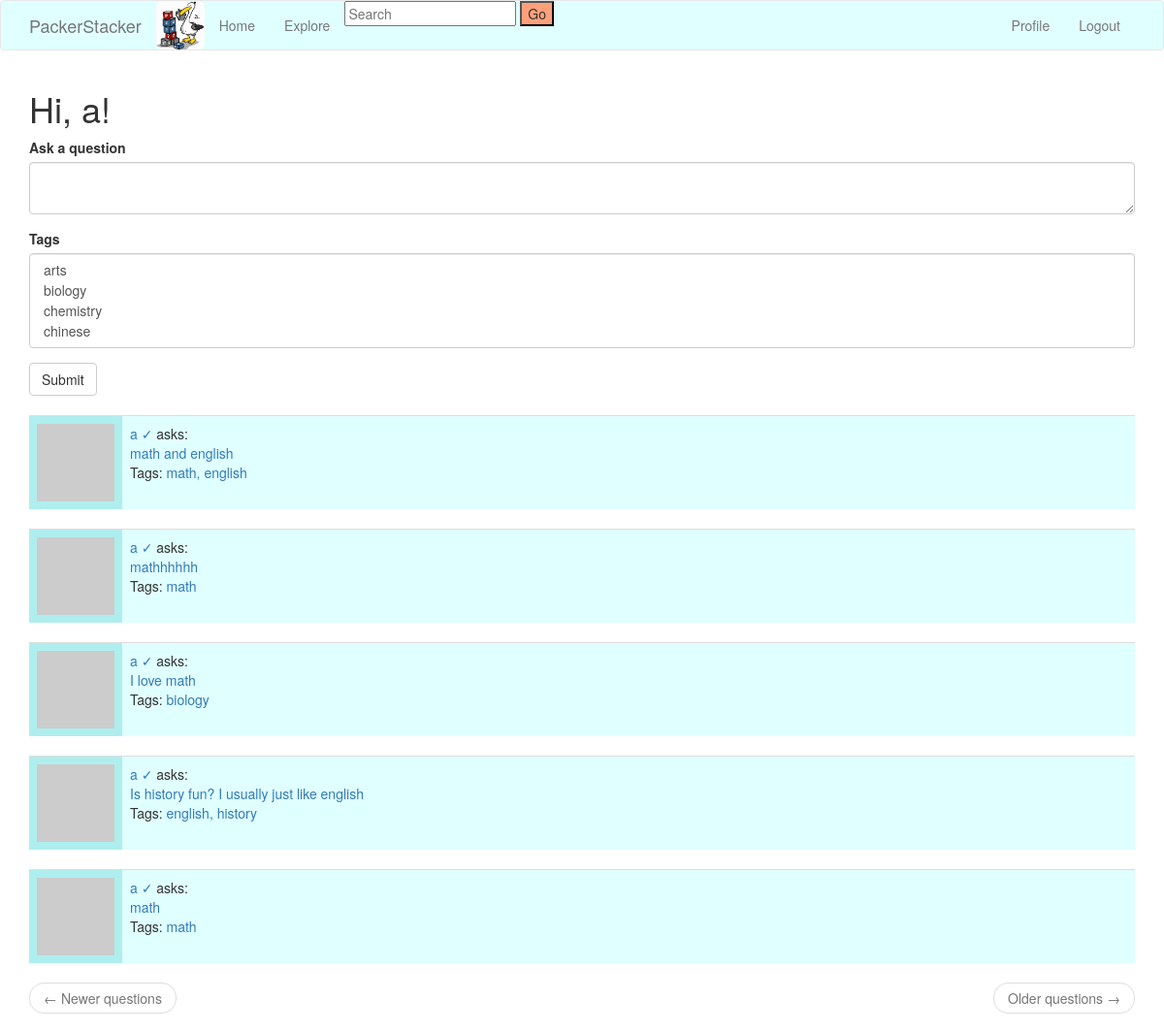
The app's page /index (signed in) with its own data.
### app/models.py (models this page shows, shortened)
class User(UserMixin, db.Model):
    id = db.Column(db.Integer, primary_key=True)
    username = db.Column(db.String(64), index=True, unique=True)
    email = db.Column(db.String(120), index=True, unique=True)
    password_hash = db.Column(db.String(128))
    questions = db.relationship('Question', backref='author', lazy='dynamic')
    replies = db.relationship('Reply', backref='author', lazy='dynamic')
    about_me = db.Column(db.String(140))
    last_seen = db.Column(db.DateTime, default=datetime.utcnow)
    type = db.Column(db.Boolean())
    def avatar(self, size):
        digest = md5(self.email.lower().encode('utf-8')).hexdigest()
        return 'https://www.gravatar.com/avatar/{}?d=identicon&s={}'.format(digest, size)
    followed = db.relationship(
        'User', secondary=followers,
        primaryjoin=(followers.c.follower_id == id),
        secondaryjoin=(followers.c.followed_id == id),
        backref=db.backref('followers', lazy='dynamic'), lazy='dynamic')
    def followed_questions(self):
        followed = Question.query.join(
            followers, (followers.c.followed_id == Question.user_id)).filter(
                followers.c.follower_id == self.id)
        own = Question.query.filter_by(user_id=self.id)
        return followed.union(own).order_by(Question.timestamp.desc())

class Question(db.Model):
    id = db.Column(db.Integer, primary_key=True)
    body = db.Column(db.String(1000))
    timestamp = db.Column(db.DateTime, index=True, default=datetime.utcnow)
    user_id = db.Column(db.Integer, db.ForeignKey('user.id'))
    replies = db.relationship('Reply', backref='op', lazy='dynamic')

class Tag(db.Model):
    id = db.Column(db.Integer, primary_key=True)
    name = db.Column(db.String(30), unique=True)
    questions = db.relationship('Question', secondary='question_tag', backref='tags')

### app/routes.py (the view, shortened to what this page needs)
@app.route('/', methods=['GET', 'POST'])
@app.route('/index', methods=['GET', 'POST'])
@login_required
def index():
    form = QuestionForm()
    page = request.args.get('page', 1, type=int)
    questions = current_user.followed_questions().paginate(
        page=page, per_page=app.config['QUESTIONS_PER_PAGE'], error_out=False)
    next_url = url_for('index', page=questions.next_num) \
        if questions.has_next else None
    prev_url = url_for('index', page=questions.prev_num) \
        if questions.has_prev else None
    return render_template('index.html', title='Home', form=form,
                           questions=questions.items, next_url=next_url,
                           prev_url=prev_url)

### app/forms.py
class QuestionForm(FlaskForm):
    question = TextAreaField('Ask a question', validators=[
        DataRequired(), Length(min=1, max=1000)])
    tag_names = Tag.query.order_by(Tag.name)
    names = []
    for tag in tag_names:
        names.append(tag.name)
    tags = SelectMultipleField(choices=names)
    submit = SubmitField('Submit')

### app/models.py (called while the page is built)
@login.user_loader
def load_user(id):
    return User.query.get(int(id))

### app/routes.py (called while the page is built)
@app.before_request
def before_request():
    if current_user.is_authenticated:
        current_user.last_seen = datetime.utcnow()
        db.session.commit()

### app/templates/index.html
{% extends "base.html" %}
{% import 'bootstrap/wtf.html' as wtf %}
{% block app_content %}
<div class="">
    <h1>Hi, {{ current_user.username }}!</h1>
    {% if form %}
    {{ wtf.quick_form(form) }}
    <br>
</div>
    {% endif %}
    {% for question in questions %}
        {% include '_question.html' %}
    {% endfor %}
    <nav aria-label="...">
        <ul class="pager">
            <li class="previous{% if not prev_url %} disabled{% endif %}">
                <a href="{{ prev_url or '#' }}">
                    <span aria-hidden="true">&larr;</span> Newer questions
                </a>
            </li>
            <li class="next{% if not next_url %} disabled{% endif %}">
                <a href="{{ next_url or '#' }}">
                    Older questions <span aria-hidden="true">&rarr;</span>
                </a>
            </li>
        </ul>
    </nav>
{% endblock %}

### app/templates/_question.html
<table class="table table-hover" style="background-color:PaleTurquoise">
      <tr>
          <td width="70px">
                  <img src="{{ question.author.avatar(70) }}" />
          </td>
          <td style="width:100%; background-color:lightCyan">
              <a href="{{ url_for('user', username=question.author.username) }}">
                  {{ question.author.username }} {%if question.author.type %} &#x2713 {%endif%}
              </a>
              asks:
              <br>
              <a style="text-decoration: none" href="{{ url_for('question_page', id=question.id) }}">
                {{ question.body }}
              </a>
              <br>
              <p>Tags: {% for tag in question.tags %}
                <a href="{{ url_for('tag_page', id=tag.id) }}">
                  {{ tag.name }}{% if not loop.last %}, {% endif %}{% endfor %}
                </a>
                </p>
          </td>
      </tr>
</table>

### records on screen
User: username "a"
Question: author.username "a", body "math and english"
Tag: name "math"
Tag: name "english"
Question: author.username "a", body "mathhhhhh"
Question: author.username "a", body "I love math"
Tag: name "biology"
Question: author.username "a", body "Is history fun? I usually just like english"
Tag: name "history"
Question: author.username "a", body "math"
